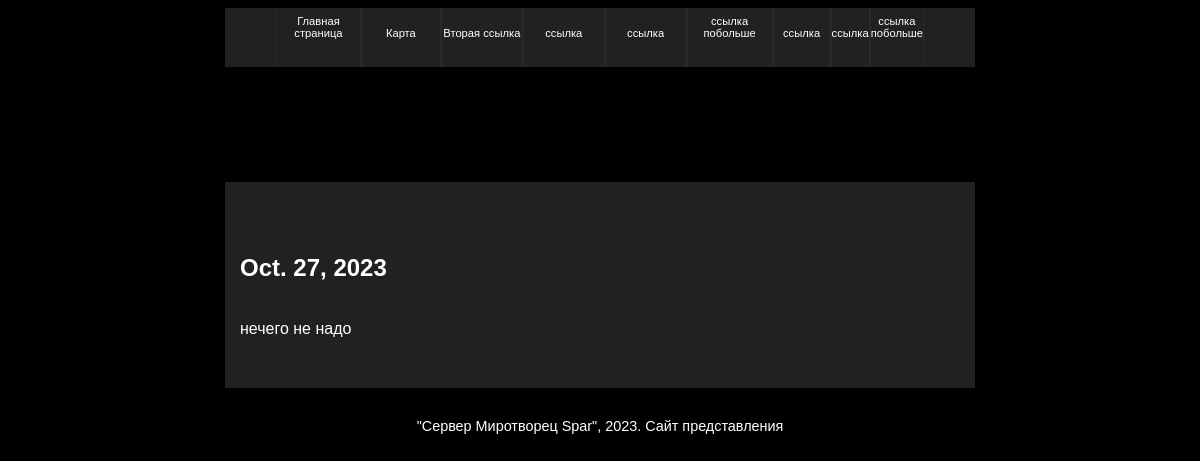
Before: / with the older database file.
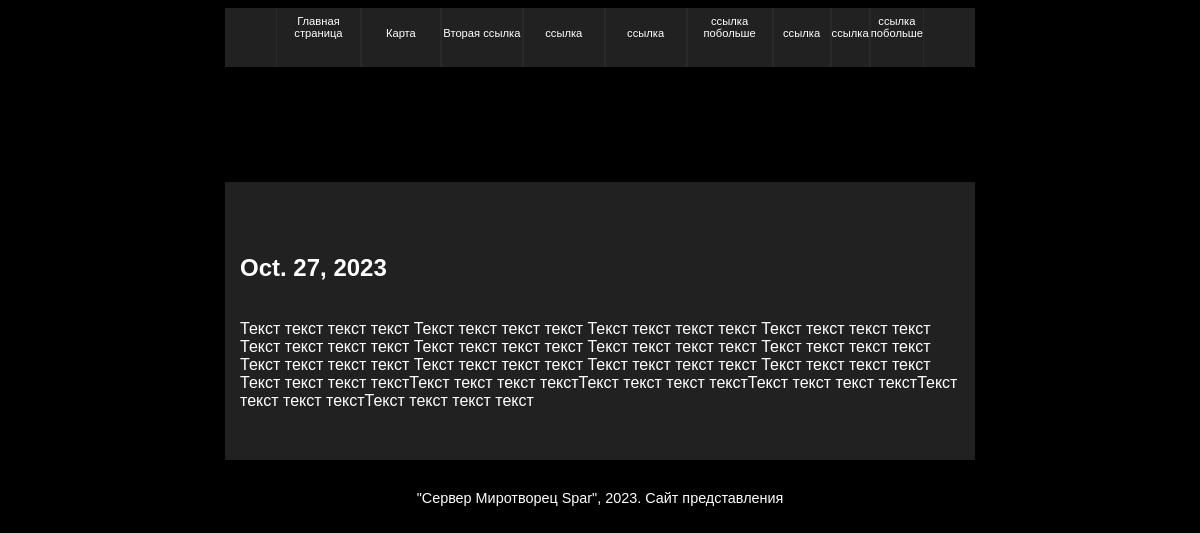
After: the same page with the newer database file.
### siteapp/models.py (models this page shows)
class block_posts(models.Model):
    text_post = models.TextField(help_text="Текст статьи", verbose_name="Текст статьи")
    data_post = models.DateField(help_text="Дата создания статьи", verbose_name="Дата создания статьи")

### siteapp/views.py (the view)
# urls.py: path('', views.index, name='Домашняя'),
def index(request):
    model = block_posts.objects.get(id=1)
    return render(request, "index.html", context={'model': model})

### templates/index.html
{% extends "base_generic.html" %}
{% block content %}
    <h1>{{ model.data_post }}</h1>
    <br>
    <p>{{ model.text_post }}</p>
    <br>
{% endblock %}

### templates/base_generic.html (shortened to what this page needs)
<!DOCTYPE html>
<html lang="en">
<head>
{% load static %}
    <link href="{% static 'css\styles.css' %}" rel="stylesheet">
</head>
<body class="blank">
        <div class="container-nav center-block">
            <ul class=".nav section-menu">
            <li><a href="{% url 'Домашняя' %}" target="_self" class="header-a-button border-bottom-anim"><span>Главная</span> <span>страница</span></a></li>
            <li><a href="{% url 'Карта' %}" target="_self" class="header-a-button border-bottom-anim"><span>Карта</span></a></li>
            <li><a href="" target="_self" class="header-a-button border-bottom-anim"><span>Вторая ссылка</span></a></li>
            <li><a href="" target="_self" class="header-a-button border-bottom-anim"><span>ссылка</span></a></li>
            <li><a href="" target="_self" class="header-a-button border-bottom-anim"><span>ссылка</span></a></li>
            <li><a href="" target="_self" class="header-a-button border-bottom-anim"><span>ссылка побольше</span> </a></li>
            <li><a href="" target="_self" class="header-a-button border-bottom-anim"><span>ссылка</span></a></li>
            <li><a href="" target="_self" class="header-a-button border-bottom-anim"><span>ссылка</span></a></li>
            <li><a href="" target="_self" class="header-a-button border-bottom-anim"><span>ссылка побольше</span> </a></li>
            </ul>
        </div>
    <section class="main-section center-block container main-content-scoped">
                 {% block content %}{% endblock %}
    </section>
            {% block footer %}
                <div class="divider"></div>
                <div class="footer-text">
                    {% block copyright %}
                    <p>"Сервер Миротворец Spar", 2023. Сайт представления</p>
                    {% endblock %}
                </div>
             {% endblock %}
</body>
</html>

### static/css/styles.css (style rules this page uses)
.main-content-scoped { margin-top: 115px; }
.center-block { display: block; margin-left: auto; margin-right: auto; background-color: rgba(165, 165, 165, 0.2); box-shadow: 0 0 5px 0px #000; }
@media (min-width: 768px) { .container { width: 750px; } }
.container-nav { width: 750px; margin-right: auto; margin-left: auto; padding-left: 15px; padding-right: 15px; }
.container { margin-right: auto; margin-left: auto; padding-left: 15px; padding-right: 15px; }
.blank { background-image: url("blank.jpg"); }
body { color: #fff; font-size: 16px; background-color: #000; font-family: purista-web, sans-serif; background-repeat: repeat-y; background-position: center top; background-attachment: fixed; overflow-x: hidden; }
a { outline: 0; color: #fff; transition: all 0.5s; text-decoration: none; }
.header-a-button { display: inline-block; text-decoration: none; }
* { box-sizing: border-box; }
.section-menu { text-align: center; font-size: 70%; margin: auto 5% auto 5%; padding: 0; }
li { width: 15%; padding-left: 0; padding-right: 0; border-right: 1px solid #292929; border-left: 1px solid #292929; display: table-cell; }
li a { height: 47px; padding: 7px 0; display: block; }
.main-section { overflow: hidden; padding-top: 52px; padding-bottom: 22px; max-width: 1920px; display: block; margin-left: auto; margin-right: auto; }
.footer-text { font-size: 90%; text-shadow: 1px 1px 1px #000; text-align: center; }
p { margin: 0 0 10px; }
.divider { height: 30px; clear: both; width: 100%; }

Changed rows visible on the page:
changed block_posts: text_post "нечего не надо" → "Текст текст текст текст Текст текст текст текст Текст текст текст текст Текст текст текст текст Текст текст текст текст Текст текст текст текст Текст текст текст текст Текст текст текст текст Текст текст текст текст Текст текст текст текст Текст текст текст текст Текст текст текст текст Текст текст текст текстТекст текст текст текстТекст текст текст текстТекст текст текст текстТекст текст текст текстТекст текст текст текст"
